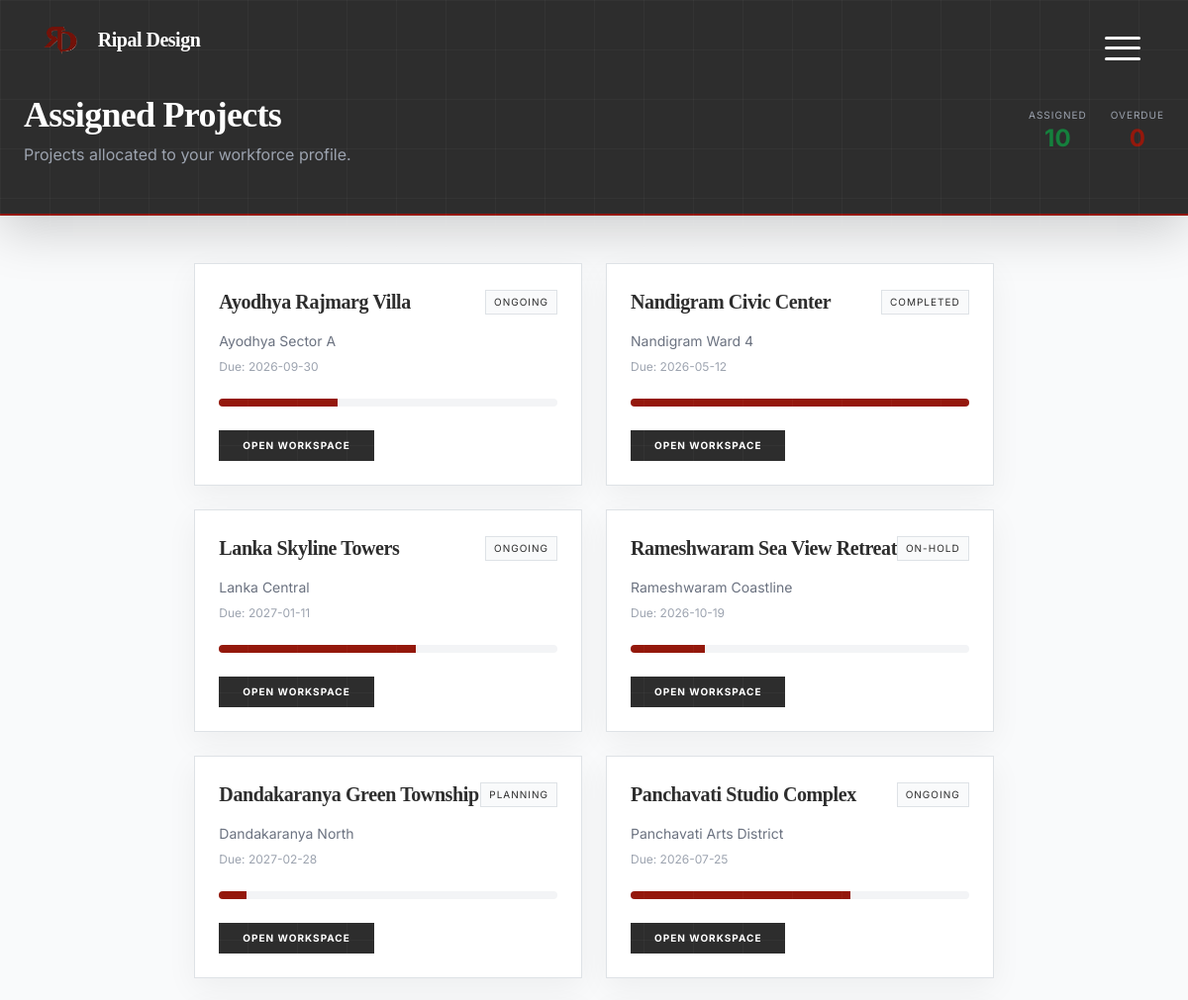
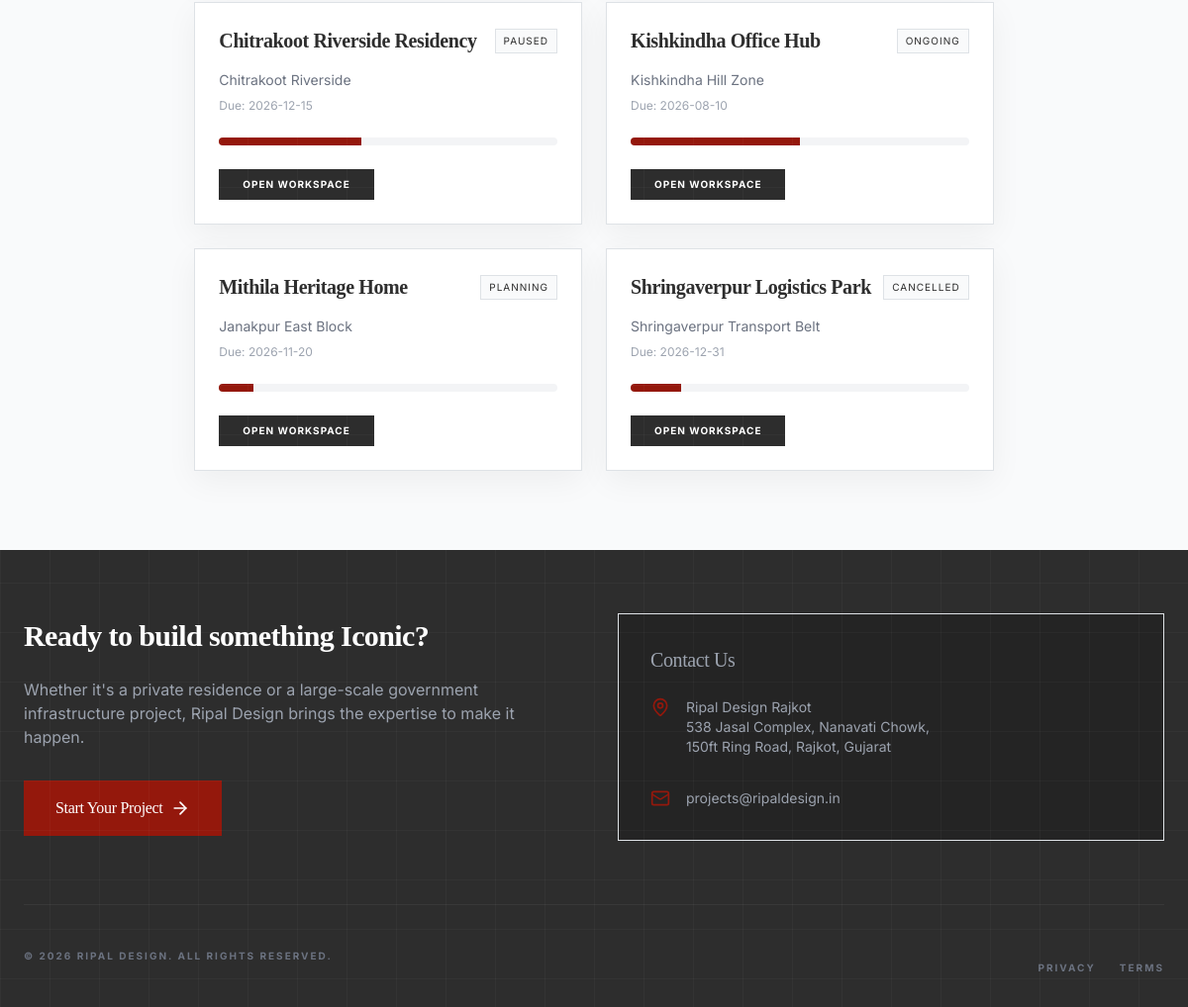
The app's page /worker/assigned_projects.php (signed in) with its own data (2 pictures, top to bottom).
### tables this page shows
CREATE TABLE IF NOT EXISTS projects (
  id INT AUTO_INCREMENT PRIMARY KEY,
  name VARCHAR(255) NOT NULL,
  status ENUM('planning','ongoing','paused','completed','on-hold','cancelled') DEFAULT 'ongoing',
  budget DECIMAL(15,2) DEFAULT NULL,
  progress INT DEFAULT 0,
  due DATE DEFAULT NULL,
  location TEXT DEFAULT NULL,
  site_location VARCHAR(255) DEFAULT NULL,
  address TEXT DEFAULT NULL,
  owner_name VARCHAR(255) DEFAULT NULL,
  owner_contact VARCHAR(50) DEFAULT NULL,
  owner_email VARCHAR(255) DEFAULT NULL,
  worker_name VARCHAR(255) DEFAULT NULL,
  project_type VARCHAR(100) DEFAULT NULL,
  client_id INT DEFAULT NULL,
  created_by INT DEFAULT NULL,
  latitude DECIMAL(10,7) DEFAULT NULL,
  longitude DECIMAL(10,7) DEFAULT NULL,
  created_at TIMESTAMP NOT NULL DEFAULT CURRENT_TIMESTAMP,
  updated_at TIMESTAMP NULL DEFAULT NULL ON UPDATE CURRENT_TIMESTAMP,
  FOREIGN KEY (client_id) REFERENCES users(id) ON DELETE SET NULL,
  FOREIGN KEY (created_by) REFERENCES users(id) ON DELETE SET NULL,
  INDEX idx_projects_status (status),
  INDEX idx_projects_client (client_id)
);

### includes/util.php (called while the page is built, shortened)
<?php
if (!function_exists('db_query')) {
    function db_query($sql, $params = []) {
        global $pdo;
        try {
            $stmt = $pdo->prepare($sql);
            $stmt->execute($params);
            return $stmt;
        } catch (PDOException $e) {
            error_log('Database query error: ' . $e->getMessage());
            return false;
        }
    }
}
if (!function_exists('db_fetch_all')) {
    function db_fetch_all($sql, $params = []) {
        $stmt = db_query($sql, $params);
        return $stmt ? $stmt->fetchAll() : [];
    }
}
?>

### worker/assigned_projects.php (the view, shortened to what this page needs)
<?php
$userId = (int)($_SESSION['user_id'] ?? 0);
$projects = [];
if (db_connected()) {
    if ($userId > 0) {
        $projects = db_fetch_all("SELECT p.id, p.name, p.status, COALESCE(p.progress,0) AS progress, p.due, COALESCE(p.location,'') AS location
            FROM project_assignments pa
            JOIN projects p ON p.id = pa.project_id
            WHERE pa.worker_id = ?
            ORDER BY pa.assigned_at DESC", [$userId]);
    }
    if (empty($projects)) {
        $projects = db_fetch_all("SELECT p.id, p.name, p.status, COALESCE(p.progress,0) AS progress, p.due, COALESCE(p.location,'') AS location
            FROM project_assignments pa
            JOIN projects p ON p.id = pa.project_id
            ORDER BY pa.assigned_at DESC LIMIT 50");
    }
}
$assignedCount = count($projects);
$overdueCount = 0;
?>
<!DOCTYPE html>
<html lang="en" class="bg-canvas-white">
<head>
  <?php $HEADER_MODE = 'dashboard'; require_once __DIR__ . '/../Common/header.php'; ?>
</head>
<body class="bg-canvas-white font-sans text-foundation-grey min-h-screen">
  <div class="min-h-screen flex flex-col">
    <header class="bg-foundation-grey text-white pt-24 pb-12 px-4 shadow-lg mb-12 border-b-2 border-rajkot-rust">
      <div class="max-w-7xl mx-auto flex flex-col md:flex-row md:items-center md:justify-between gap-6">
        <div>
          <h1 class="text-4xl font-serif font-bold">Assigned Projects</h1>
          <p class="text-gray-400 mt-2">Projects allocated to your workforce profile.</p>
        </div>
        <div class="flex gap-6">
          <div class="text-center">
            <p class="text-[10px] uppercase tracking-widest text-gray-400">Assigned</p>
            <p class="text-2xl font-bold text-approval-green"><?php echo $assignedCount; ?></p>
          </div>
          <div class="text-center">
            <p class="text-[10px] uppercase tracking-widest text-gray-400">Overdue</p>
            <p class="text-2xl font-bold text-rajkot-rust"><?php echo $overdueCount; ?></p>
          </div>
        </div>
      </div>
    </header>
    <main class="flex-grow max-w-7xl mx-auto px-4 sm:px-6 lg:px-8 pb-20">
      <?php if (empty($projects)): ?>
      <div class="bg-white border border-gray-100 shadow-premium p-10 text-center text-gray-500">
        No assigned projects found in database.
      </div>
      <?php else: ?>
      <div class="grid grid-cols-1 md:grid-cols-2 gap-6">
        <?php foreach ($projects as $p): ?>
        <div class="bg-white border border-gray-100 shadow-premium p-6">
          <div class="flex items-center justify-between mb-3">
            <h3 class="text-xl font-serif font-bold"><?php echo htmlspecialchars((string)$p['name']); ?></h3>
            <span class="text-[10px] uppercase tracking-widest px-2 py-1 bg-gray-50 border border-gray-100"><?php echo htmlspecialchars((string)$p['status']); ?></span>
          </div>
          <p class="text-sm text-gray-500 mb-2"><?php echo htmlspecialchars((string)($p['location'] ?: 'Location not set')); ?></p>
          <p class="text-xs text-gray-400 mb-4">Due: <?php echo !empty($p['due']) ? htmlspecialchars((string)$p['due']) : 'N/A'; ?></p>
          <div class="w-full bg-gray-100 h-2 rounded-full overflow-hidden mb-4">
            <div class="bg-rajkot-rust h-full" style="width: <?php echo (int)$p['progress']; ?>%"></div>
          </div>
          <a href="project_details.php?id=<?php echo (int)$p['id']; ?>" class="inline-flex items-center justify-center bg-foundation-grey hover:bg-rajkot-rust text-white px-4 py-2 text-[10px] font-bold uppercase tracking-widest transition-all no-underline">Open Workspace</a>
        </div>
        <?php endforeach; ?>
      </div>
      <?php endif; ?>
    </main>
    <?php require_once __DIR__ . '/../Common/footer.php'; ?>
  </div>
</body>
</html>

### public/css/index.css (style rules this page uses)
html, body { overflow-x: hidden !important; width: 100%; max-width: 100%; }
*, *::before, *::after { box-sizing: border-box; }
body { background: #0a0a0a; color: #fff; font-family: 'Inter', system-ui, -apple-system, 'Segoe UI', Roboto, 'Helvetica Neue', Arial; scrollbar-width: none; -ms-overflow-style: none; }
h1, h2, h3, .logo-font { font-family: 'Cormorant Garamond', serif; }
:root { --primary: #731209; --primary-light: #94180C; --bg-dark: #0a0a0a; --bg-panel: #121212; --text-muted: rgba(255, 255, 255, 0.6); --blueprint-grid: rgba(255, 255, 255, 0.03); }
body { background-color: var(--bg-dark); color: #fff; font-family: 'Inter', sans-serif; line-height: 1.6; -webkit-font-smoothing: antialiased; overflow-x: hidden; margin: 0; }
body::before { content: ""; position: fixed; top: 0; left: 0; width: 100%; height: 100%; background-image: linear-gradient(var(--blueprint-grid) 1px, transparent 1px), linear-gradient(90deg, var(--blueprint-grid) 1px, transparent 1px); background-size: 50px 50px; pointer-events: none; z-index: 1; }
h1, h2, h3, .font-serif { font-family: 'Cormorant Garamond', serif; font-weight: 300; letter-spacing: -0.02em; }

### Common/header.css (style rules this page uses)
:root { --alt-overlay-bg: rgba(148, 24, 12, 0.96); --alt-text: #fff; }
html, body { overflow-x: hidden; }

### Common/admin-responsive.css (style rules this page uses)
:root { --admin-header-mobile-padding-top: 4rem; }

### records on screen
projects: name "Ayodhya Rajmarg Villa", status "ONGOING", location "Ayodhya Sector A", due "2026-09-30", $p['progress'] 35 (drawn)
projects: name "Nandigram Civic Center", status "COMPLETED", location "Nandigram Ward 4", due "2026-05-12", $p['progress'] 100 (drawn)
projects: name "Lanka Skyline Towers", status "ONGOING", location "Lanka Central", due "2027-01-11", $p['progress'] 58 (drawn)
projects: name "Rameshwaram Sea View Retreat", status "ON-HOLD", location "Rameshwaram Coastline", due "2026-10-19", $p['progress'] 22 (drawn)
projects: name "Dandakaranya Green Township", status "PLANNING", location "Dandakaranya North", due "2027-02-28", $p['progress'] 8 (drawn)
projects: name "Panchavati Studio Complex", status "ONGOING", location "Panchavati Arts District", due "2026-07-25", $p['progress'] 65 (drawn)
projects: name "Chitrakoot Riverside Residency", status "PAUSED", location "Chitrakoot Riverside", due "2026-12-15", $p['progress'] 42 (drawn)
projects: name "Kishkindha Office Hub", status "ONGOING", location "Kishkindha Hill Zone", due "2026-08-10", $p['progress'] 50 (drawn)
projects: name "Mithila Heritage Home", status "PLANNING", location "Janakpur East Block", due "2026-11-20", $p['progress'] 10 (drawn)
projects: name "Shringaverpur Logistics Park", status "CANCELLED", location "Shringaverpur Transport Belt", due "2026-12-31", $p['progress'] 15 (drawn)

### other values on screen
$assignedCount "10"
$overdueCount "0"
